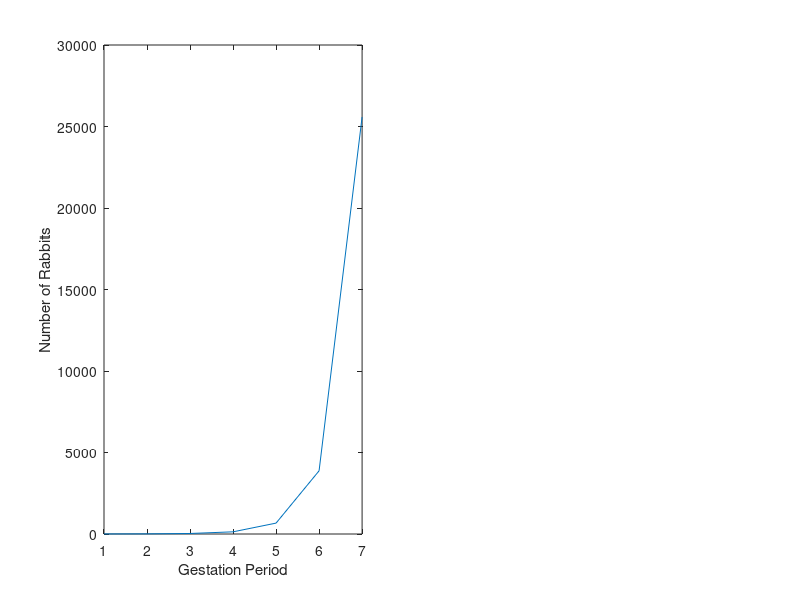

Recreate this plot in MATLAB. (Note: this script raises an error after producing the figure.)
clear all
close all






%% Problem 1: Variables and Time
%
%
% A) Create a variable 'time' using the 'clock' function
time = clock;
%
%
%
% What is the size of 'time'? 
% The size of this array is a 1x6 matrix.
%
%
% Is it a row or column vector?
% It is a row vector.
%
%
% What does time contain?
% By using the 'help' function, we see that the clock function displays the
% [year month day hour minute second] and seconds is accurate to several
% digits beyond the decimal point.
%
%
% What variable class is 'time'?
% 'time' is a double type.
%
%
% B) Create a variable called 'yearString' using the 'datestr' function
% displaying only the year.
yearString = datestr(now,'yyyy');
%
%
% C) Saved 'yearString' and 'time' as a .mat file called
% 'Time_yearString.mat'
%
%
%% Problem 2: Plotting sine and cosine waves
%
% A) Create a vector called 'tArray' using the function 'linspace'
tArray = linspace(0, 1, 1001); % contains 1001 elements with equal spacing between 0 and 1
delta = tArray(2) - tArray(1);
%
%
% What is the sample interval (in seconds) of 'tArray'?
% By using the 'delta' function, I determined the interval to be 0.001
% seconds. This function is essentially subracting the first term in the
% array from the second term. 
%
%
% B) Create a variable 'f' and set it equal to 5 Hz.
f = 5;
%
%
% C) How do you convert 'f' to angular fequency? Do this and call the new
% variabe 'w'.
% By multiplying 'f' by 2pi, it will result in an angular frequency.
w = f*2*pi;
%
%
% D) Compute the cosine and sine of of w*tArray and assign each of these to
% a variable.
cosine = cos(tArray*w);
sine = sin(tArray*w);
%
%
% E) Plot the two curves as a function of 'tArray'.
x = tArray;
y1 = cosine;
y2 = sine;
plot (x, y1, 'r-', x, y2, 'b--');
%
%
xlabel ('Time (sec)'); %added labels to axes
ylabel ('Radians');
%
%
legend ('cosine (w*tArray)', 'sine (w*tArray)', 'Location', 'northeastoutside'); %Use 'legend' to add a legend outside of the plot window in the upper
% right corner of the figure
%
%
axis( [0 1 -1.5 1.5] ); % Use 'axis' to set the x and y limits
title ('Sine and Cosine vs. Time') % Add title to plot
%
% 
grid ON % Use 'grid' to turn on a background grid in the plot
%
%
% Discuss observations of graph:
% It appears everything was properly graphed. To verify, I observed what
% the cosine of tArray(1)*2pi*5 and it resulted in 1, which is observed
% on the graph. Also, I observed what the sine of tArray(1)*2pi*5 and it
% was 0, which is what is showed on the graph of the sine function. Also,
% these two functions are very similar. They both have the same wavelength
% and amplitude. However, the sine function is shifted to the right on the
% plot.
%
%
% What is the amplitude of the wave?
% The amplitude of these waves is 1 rad, which is clear from the figure.
%
%
% How could you change the amplitude of the wave?
% You can change the amplitude of the wave my multiplying it by a number.
% For example, if it was 0.5*cos(tArray*w), the amplitude would then be 0.5
% rads.

%% Problem 3: Population Growth
%
%
% A) Create a variable called 'initialRabbits', create a time interval 'dt'
initialRabbits = 2;
dt = 1;
%
%
% B) Create a variable for the maximum gestation units and growth rate
maxGestation = 7;
b = 0.8;
%
%
% C) Use a 'while' loop to run the model through all gestation periods.
timevector = [1:7]
rabbitvector = zeros(7,1)
while dt <= 7
    totalRabbits = initialRabbits + (initialRabbits * b * dt)
    initialRabbits = totalRabbits;
    rabbitvector(dt) = totalRabbits
    dt = dt+1
end
%
% D)Create a subplot for the two graphs. 
subplot (1, 2, 1)
plot(1:7, rabbitvector)
xlabel ('Gestation Period'); %added labels to axes
ylabel ('Number of Rabbits');
ax = gca;
ax.YTickLabel = ax.YTick;
axis( [0 8 0  26000] )
title ('Population of Rabbits over 7 gestation periods') % Add title to plot
grid ON
%
%
subplot (1, 2, 2)
plot(1:7, log10(rabbitvector))
xlabel ('Gestation Period'); %added labels to axes
ylabel ('log(Number of Rabbits)');
axis( [0 8 0 5] )
title ('Log(Population of Rabbits over 7 gestation periods)') % Add title to plot
grid ON
%
%
% D) Vary the growth rate 'b'.
%b = 0.4
%   When the growth rate equals 0.4, the population at the end of 7
%   gestation periods is 1117.4 rabbits instead of 25582.7 rabbits at 0.8
%
%
%b = 0.99
%   When the growth rate equal 0.99, the population at the end of 7
%   gestation periods is 76475.3 rabbits instead of 25582.7 rabbits at 0.8
%
%
% F) Gestation length of rabbits and number of rabbits in a population
% after a full year.
% The average gestation length of rabbits is 31 days.
% Source: http://www.bio.miami.edu/hare/surpriselitter.html
% Based on this, there would be roughly 12 gestation periods in the year.
% If there are 12 gestation periods in the year and a population beginning
% with 2 rabbits grows at a rate of 1, there will be roughly 12,454,041,600
% rabbits at the end of 1 year.